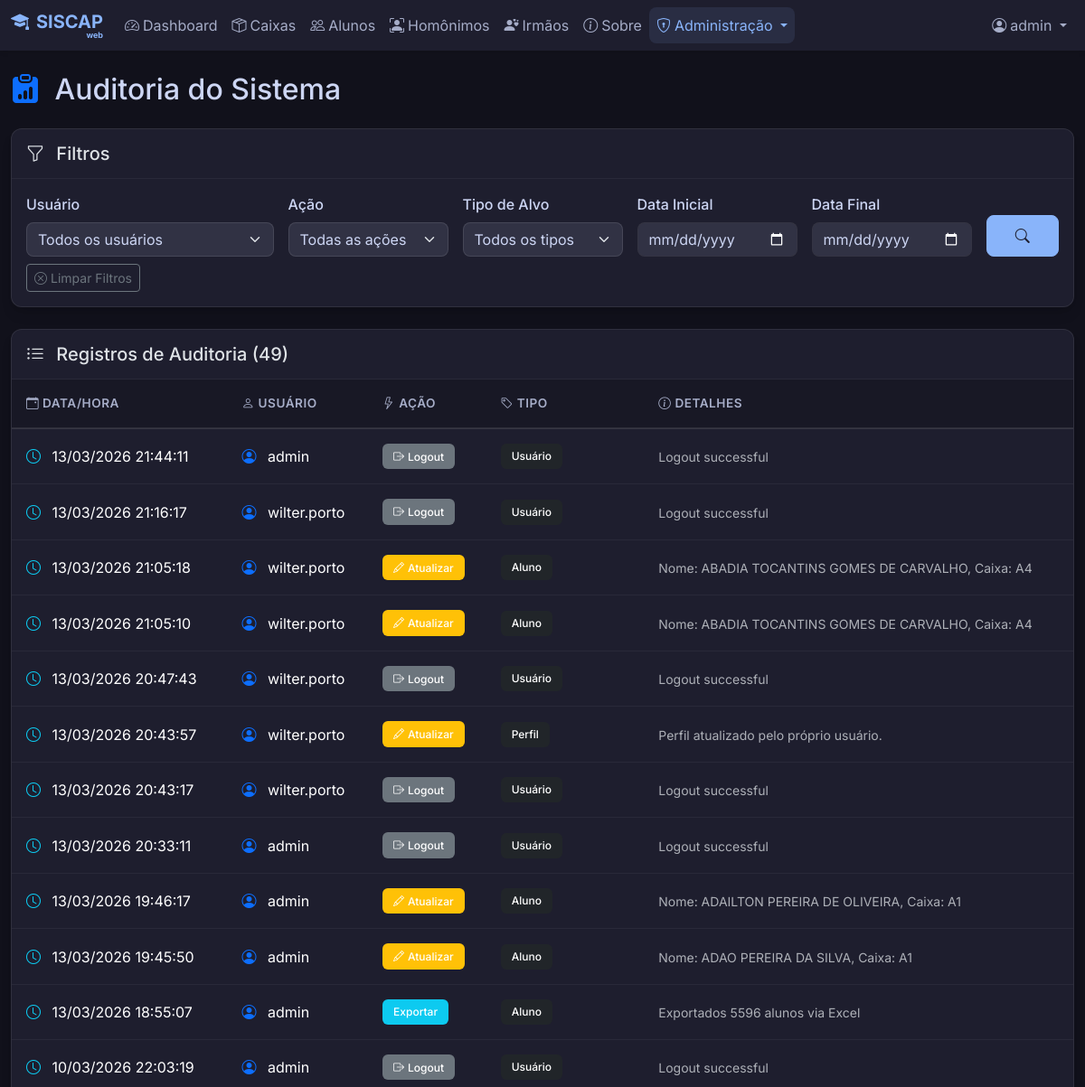
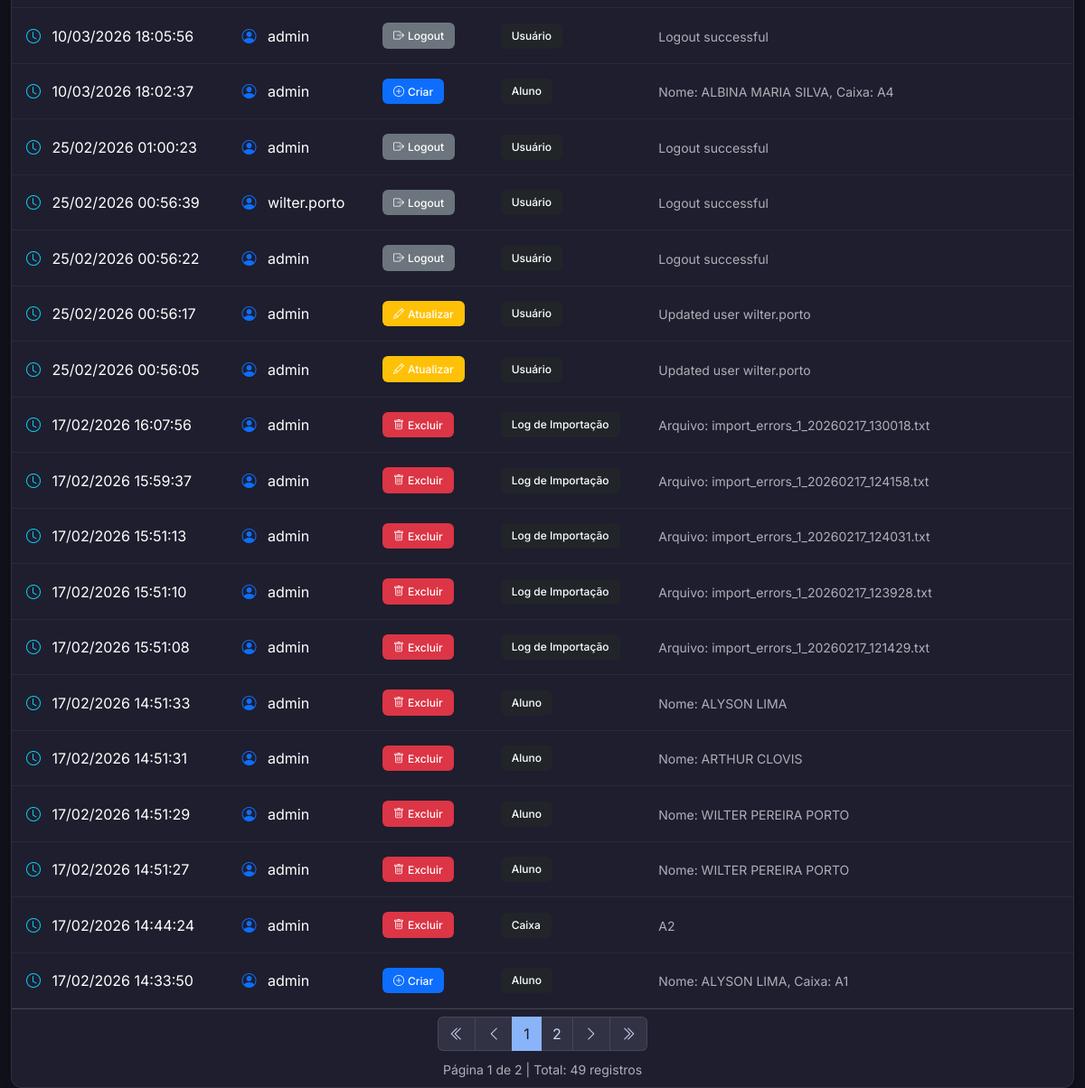
Page /auditoria (signed in) on the earlier database version (2 pictures, top to bottom).
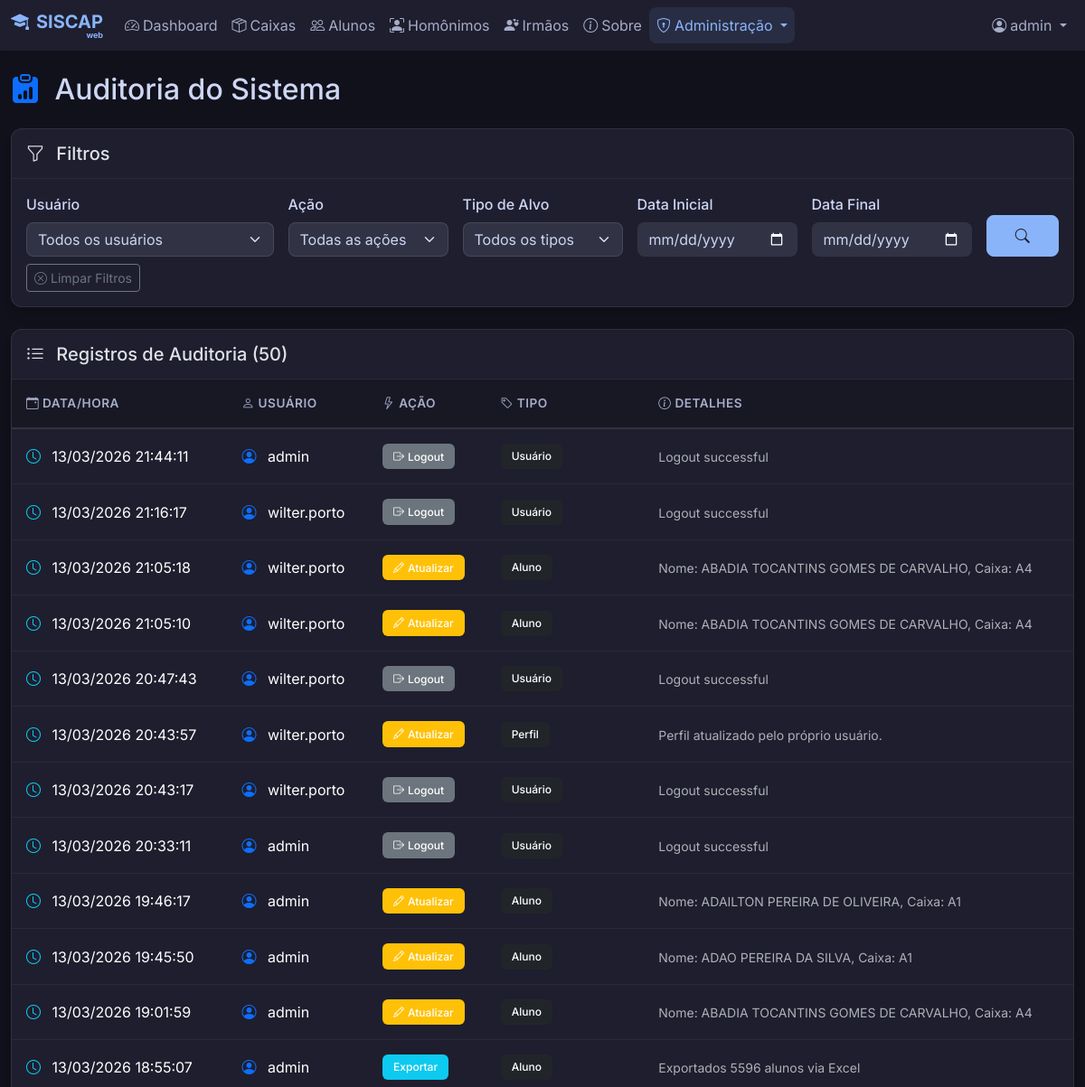
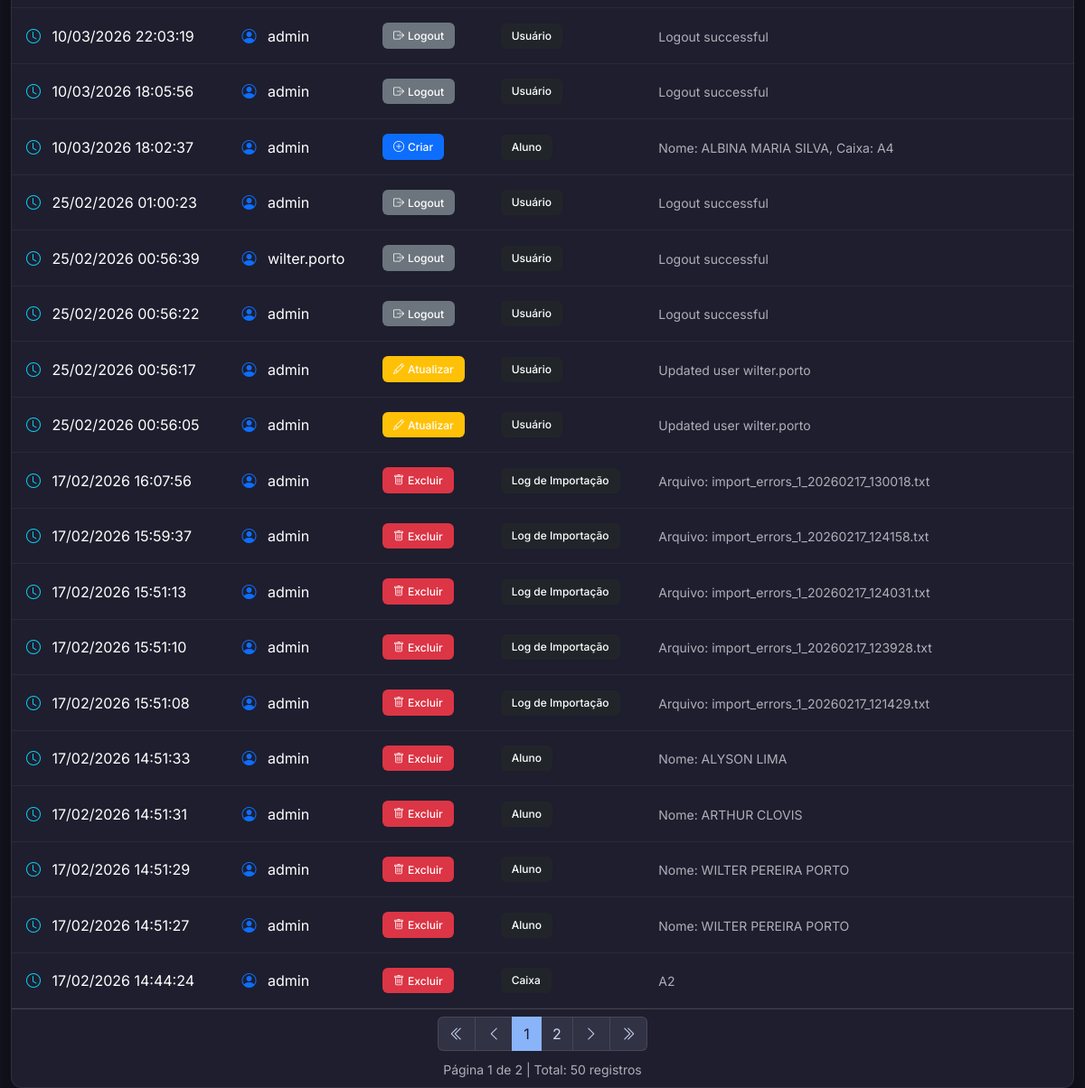
Same page on the later database version (2 pictures, top to bottom).
### models.py (models this page shows, shortened)
class Audit(db.Model):
    id = db.Column(db.Integer, primary_key=True)
    user_id = db.Column(db.Integer, db.ForeignKey('user.id'), nullable=True)
    action = db.Column(db.String(50), nullable=False) # CREATE, UPDATE, DELETE, LOGIN
    target_type = db.Column(db.String(50), nullable=False) # Aluno, User, Caixa
    target_id = db.Column(db.Integer, nullable=True)
    details = db.Column(db.Text, nullable=True)
    timestamp = db.Column(db.DateTime, default=get_local_time)
    user = db.relationship('User', backref=db.backref('audits', lazy=True))

class User(UserMixin, db.Model):
    id = db.Column(db.Integer, primary_key=True)
    username = db.Column(db.String(80), unique=True, nullable=False)
    full_name = db.Column(db.String(120), nullable=True) # "Nome"
    cpf = db.Column(db.String(14), unique=True, nullable=True) # Formatted CPF 000.000.000-00
    email = db.Column(db.String(120), unique=True, nullable=True)
    password_hash = db.Column(db.String(200), nullable=False)
    role = db.Column(db.String(20), default='Usuário')
    active = db.Column(db.Boolean, default=True)

### app.py (the view, shortened to what this page needs)
@app.route('/auditoria')
@login_required
def auditoria():
    page = request.args.get('page', 1, type=int)
    user_filter = request.args.get('user', '', type=str)
    action_filter = request.args.get('action', '', type=str)
    target_type_filter = request.args.get('target_type', '', type=str)
    date_from = request.args.get('date_from', '', type=str)
    date_to = request.args.get('date_to', '', type=str)
    query = Audit.query
    if user_filter:
        query = query.filter(Audit.user_id == user_filter)
    if action_filter:
        query = query.filter(Audit.action == action_filter)
    if target_type_filter:
        query = query.filter(Audit.target_type == target_type_filter)
    if date_from:
        try:
            date_from_obj = datetime.strptime(date_from, '%Y-%m-%d')
            query = query.filter(Audit.timestamp >= date_from_obj)
        except ValueError:
            pass
    query = query.order_by(Audit.timestamp.desc())
    pagination = query.paginate(page=page, per_page=30)
    users = User.query.order_by(User.username).all()
    action_translations = {
        'LOGIN': 'Login',
        'LOGOUT': 'Logout',
        'CREATE': 'Criar',
        'UPDATE': 'Atualizar',
        'DELETE': 'Excluir',
        'EXPORT': 'Exportar'
    }
    target_type_translations = {
        'User': 'Usuário',
        'Aluno': 'Aluno',
        'Caixa': 'Caixa',
        'ImportLog': 'Log de Importação'
    }
    actions = [
        {'value': 'LOGIN', 'label': 'Login'},
        {'value': 'LOGOUT', 'label': 'Logout'},
        {'value': 'CREATE', 'label': 'Criar'},
        {'value': 'UPDATE', 'label': 'Atualizar'},
        {'value': 'DELETE', 'label': 'Excluir'},
        {'value': 'EXPORT', 'label': 'Exportar'}
    ]
    target_types = [
        {'value': 'User', 'label': 'Usuário'},
        {'value': 'Aluno', 'label': 'Aluno'},
        {'value': 'Caixa', 'label': 'Caixa'},
        {'value': 'ImportLog', 'label': 'Log de Importação'}
    ]
    return render_template('auditoria.html',
                         pagination=pagination,
                         users=users,
                         actions=actions,
                         target_types=target_types,
                         action_translations=action_translations,
                         target_type_translations=target_type_translations,
                         user_filter=user_filter,
                         action_filter=action_filter,
                         target_type_filter=target_type_filter,
                         date_from=date_from,
                         date_to=date_to)

### app.py (called while the page is built, shortened)
def cleanup_old_exports():
    global last_cleanup_time
    now = get_local_time()
    if last_cleanup_time and (now - last_cleanup_time) < timedelta(hours=1):
        return
    try:
        downloads_folder = os.path.join(app.root_path, 'static', 'downloads')
        if not os.path.exists(downloads_folder):
            return
    except Exception as e:
        print(f"Erro na rotina de limpeza de exportações: {e}")

def create_app(config_class=DevelopmentConfig):
    if os.environ.get('FLASK_ENV') == 'production':
        config_class = ProductionConfig
    app = Flask(__name__)
    app.config.from_object(config_class)
    app.config['PERMANENT_SESSION_LIFETIME'] = timedelta(minutes=10)
    db.init_app(app)
    login_manager = LoginManager()
    login_manager.login_view = 'login'
    login_manager.login_message = ''
    login_manager.login_message_category = 'info'
    login_manager.init_app(app)
    @login_manager.user_loader
    def load_user(user_id):
        return User.query.get(int(user_id))
    return app, login_manager

@app.context_processor
def inject_system_config():
    return dict(system_config=SystemConfig.query.first())

### templates/auditoria.html (shortened to what the changed rows need)
{% extends 'base.html' %}
{% block content %}
<div class="d-flex justify-content-between align-items-center mb-4">
    <h2 class="mb-0">
        <i class="bi bi-clipboard-data-fill me-2 text-primary"></i>
        Auditoria do Sistema
    </h2>
</div>
{% if pagination.items|length == 0 %}
<div class="card border-0 shadow-sm">
    <div class="card-body text-center py-5">
        <i class="bi bi-inbox text-muted" style="font-size: 4rem;"></i>
        <h5 class="mt-3 text-muted">Nenhum registro de auditoria encontrado</h5>
        <p class="text-muted">Os registros de auditoria aparecerão aqui conforme as ações forem realizadas no sistema.
        </p>
    </div>
</div>
{% else %}
<div class="card border-0 shadow-sm">
    <div class="card-header bg-transparent py-3">
        <h5 class="mb-0">
            <i class="bi bi-list-ul me-2"></i>
            Registros de Auditoria ({{ pagination.total }})
        </h5>
    </div>
    <div class="card-body p-0">
        <div class="table-responsive">
            <table class="table table-hover table-dark mb-0">
                <thead>
                    <tr>
                        <th scope="col" class="border-0">
                            <i class="bi bi-calendar-event me-1"></i>Data/Hora
                        </th>
                        <th scope="col" class="border-0">
                            <i class="bi bi-person me-1"></i>Usuário
                        </th>
                        <th scope="col" class="border-0">
                            <i class="bi bi-lightning me-1"></i>Ação
                        </th>
                        <th scope="col" class="border-0">
                            <i class="bi bi-tag me-1"></i>Tipo
                        </th>
                        <th scope="col" class="border-0">
                            <i class="bi bi-info-circle me-1"></i>Detalhes
                        </th>
                    </tr>
                </thead>
                <tbody>
                    {% for audit in pagination.items %}
                    <tr>
                        <td>
                            <i class="bi bi-clock text-info me-2"></i>
                            {{ audit.timestamp.strftime('%d/%m/%Y %H:%M:%S') }}
                        </td>
                        <td>
                            {% if audit.user %}
                            <i class="bi bi-person-circle text-primary me-2"></i>
                            {{ audit.user.username }}
                            {% else %}
                            <span class="text-muted">
                                <i class="bi bi-question-circle me-2"></i>Sistema
                            </span>
                            {% endif %}
                        </td>
                        <td>
                            {% if audit.action == 'LOGIN' %}
                            <span class="badge bg-success">
                                <i class="bi bi-box-arrow-in-right me-1"></i>Login
                            </span>
                            {% elif audit.action == 'LOGOUT' %}
                            <span class="badge bg-secondary">
                                <i class="bi bi-box-arrow-right me-1"></i>Logout
                            </span>
                            {% elif audit.action == 'CREATE' %}
                            <span class="badge bg-primary">
                                <i class="bi bi-plus-circle me-1"></i>Criar
                            </span>
                            {% elif audit.action == 'UPDATE' %}
                            <span class="badge bg-warning">
                                <i class="bi bi-pencil me-1"></i>Atualizar
                            </span>
                            {% elif audit.action == 'DELETE' %}
                            <span class="badge bg-danger">
                                <i class="bi bi-trash me-1"></i>Excluir
                            </span>
                            {% else %}
                            <span class="badge bg-info">{{ action_translations.get(audit.action, audit.action) }}</span>
                            {% endif %}
                        </td>
                        <td>
                            <span class="badge bg-dark">{{ target_type_translations.get(audit.target_type,
                                audit.target_type) }}</span>
                        </td>
                        <td>
                            <small class="text-muted">{{ audit.details or '-' }}</small>
                        </td>
                    </tr>
                    {% endfor %}
                </tbody>
            </table>
        </div>
    </div>
    {% if pagination.pages > 1 %}
    <div class="card-footer bg-transparent">
        <nav aria-label="Navegação de página">
            <ul class="pagination justify-content-center mb-0">
                <li class="page-item {% if not pagination.has_prev %}disabled{% endif %}">
                    <a class="page-link"
                        href="{{ url_for('auditoria', page=1, user=user_filter, action=action_filter, target_type=target_type_filter, date_from=date_from, date_to=date_to) }}">
                        <i class="bi bi-chevron-double-left"></i>
                    </a>
                </li>
                <li class="page-item {% if not pagination.has_prev %}disabled{% endif %}">
                    <a class="page-link"
                        href="{{ url_for('auditoria', page=pagination.prev_num, user=user_filter, action=action_filter, target_type=target_type_filter, date_from=date_from, date_to=date_to) }}">
                        <i class="bi bi-chevron-left"></i>
                    </a>
                </li>
                {% for p in pagination.iter_pages(left_edge=1, right_edge=1, left_current=1, right_current=2) %}
                {% if p %}
                <li class="page-item {% if p == pagination.page %}active{% endif %}">
                    <a class="page-link"
                        href="{{ url_for('auditoria', page=p, user=user_filter, action=action_filter, target_type=target_type_filter, date_from=date_from, date_to=date_to) }}">{{
                        p }}</a>
                </li>
                {% else %}
                <li class="page-item disabled"><span class="page-link">...</span></li>
                {% endif %}
                {% endfor %}
                <li class="page-item {% if not pagination.has_next %}disabled{% endif %}">
                    <a class="page-link"
                        href="{{ url_for('auditoria', page=pagination.next_num, user=user_filter, action=action_filter, target_type=target_type_filter, date_from=date_from, date_to=date_to) }}">
                        <i class="bi bi-chevron-right"></i>
                    </a>
                </li>
                <li class="page-item {% if not pagination.has_next %}disabled{% endif %}">
                    <a class="page-link"
                        href="{{ url_for('auditoria', page=pagination.pages, user=user_filter, action=action_filter, target_type=target_type_filter, date_from=date_from, date_to=date_to) }}">
                        <i class="bi bi-chevron-double-right"></i>
                    </a>
                </li>
            </ul>
        </nav>
        <div class="text-center mt-2">
            <small class="text-muted">
                Página {{ pagination.page }} de {{ pagination.pages }} | Total: {{ pagination.total }} registros
            </small>
        </div>
    </div>
    {% endif %}
</div>
{% endif %}
{% endblock %}

Differences in the rows shown:
no longer on this page (row unchanged): Audit: timestamp "17/02/2026 14:33:50", user.username "admin", action "CREATE" (drawn), target_type "Aluno", details "Nome: ALYSON LIMA, Caixa: A1"
added Audit: timestamp "13/03/2026 19:01:59", user.username "admin", action "UPDATE" (drawn), target_type "Aluno", details "Nome: ABADIA TOCANTINS GOMES DE CARVALHO, Caixa: A4"
Other differences:
{{ pagination.total }}: "49" → "50"
